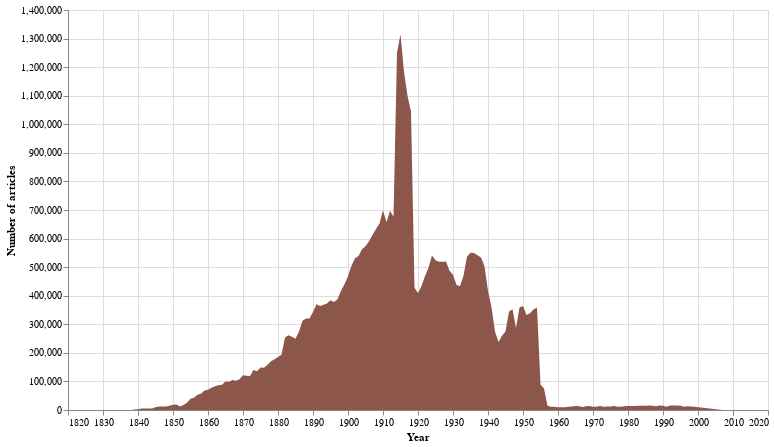

Source (notebook cell):
### Markdown cell above
Again we can see the dominance of NSW, and the post-1954 tail of ACT articles. But what's going on in Victoria? Let's zoom in for a closer look.

### Code cell
# Chart of Victoria only
# Filter the dataframe to just show Victoria
alt.Chart(df_states_years.loc[df_states_years['state'] == 'Victoria']).mark_area().encode(
    
        # Years on the X axis
        x=alt.X('term:Q', axis=alt.Axis(format='c', title='Year')),
    
        # Number of articles on the Y axis
        y=alt.Y('total_results:Q', axis=alt.Axis(format=',d', title='Number of articles'), stack=True),
    
        # Try to match the color in the chart above
        color=alt.value('#8c564b'),
    
        # Details on hover
        tooltip=[alt.Tooltip('term:Q', title='Year'), alt.Tooltip('total_results:Q', title='Articles', format=',')]
    ).properties(width=700, height=400)

### Figure 1 — Vega-Lite specification as saved in the notebook (floating-point values rounded to 4 significant figures; data arrays with more than 128 entries replaced by an {"elided": "..."} marker saying what was removed)
{"config": {"view": {"continuousWidth": 400, "continuousHeight": 300}}, "data": {"name": "data-922012415bb4cb13c8d15b4885794e5d"}, "mark": "area", "encoding": {"color": {"value": "#8c564b"}, "tooltip": [{"type": "quantitative", "field": "term", "title": "Year"}, {"type": "quantitative", "field": "total_results", "format": ",", "title": "Articles"}], "x": {"type": "quantitative", "axis": {"format": "c", "title": "Year"}, "field": "term"}, "y": {"type": "quantitative", "axis": {"format": ",d", "title": "Number of articles"}, "field": "total_results", "stack": true}}, "height": 400, "width": 700, "$schema": "https://vega.github.io/schema/vega-lite/v4.8.1.json", "datasets": {"data-922012415bb4cb13c8d15b4885794e5d": {"elided": "163 records"}}}
